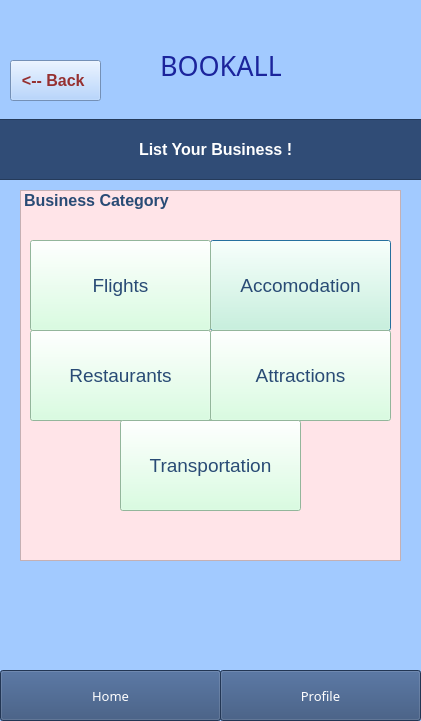
<?xml version="1.0" encoding="UTF-8"?>
<ui version="4.0">
 <class>Dialog</class>
 <widget class="QDialog" name="Dialog">
  <property name="geometry">
   <rect>
    <x>0</x>
    <y>0</y>
    <width>421</width>
    <height>721</height>
   </rect>
  </property>
  <property name="windowTitle">
   <string>Dialog</string>
  </property>
  <property name="styleSheet">
   <string notr="true">background-color: rgb(162, 202, 255);</string>
  </property>
  <widget class="QLabel" name="BOOKALL">
   <property name="geometry">
    <rect>
     <x>160</x>
     <y>40</y>
     <width>121</width>
     <height>51</height>
    </rect>
   </property>
   <property name="font">
    <font>
     <family>Forte</family>
     <pointsize>20</pointsize>
     <weight>50</weight>
     <bold>false</bold>
    </font>
   </property>
   <property name="styleSheet">
    <string notr="true">background-color: rgb(162, 202, 255);
color: rgb(27, 36, 156);

</string>
   </property>
   <property name="text">
    <string>BOOKALL</string>
   </property>
  </widget>
  <widget class="QListWidget" name="listWidget">
   <property name="geometry">
    <rect>
     <x>20</x>
     <y>190</y>
     <width>381</width>
     <height>371</height>
    </rect>
   </property>
   <property name="font">
    <font>
     <pointsize>12</pointsize>
     <weight>75</weight>
     <bold>true</bold>
    </font>
   </property>
   <property name="layoutDirection">
    <enum>Qt::LeftToRight</enum>
   </property>
   <property name="styleSheet">
    <string notr="true">background-color: rgb(255, 228, 232);
color: rgb(41, 75, 117);


</string>
   </property>
   <item>
    <property name="text">
     <string>Business Category</string>
    </property>
   </item>
  </widget>
  <widget class="QPushButton" name="AccomodationButton">
   <property name="geometry">
    <rect>
     <x>210</x>
     <y>240</y>
     <width>181</width>
     <height>91</height>
    </rect>
   </property>
   <property name="font">
    <font>
     <family>MS Shell Dlg 2</family>
     <pointsize>14</pointsize>
     <weight>9</weight>
     <italic>false</italic>
     <bold>false</bold>
    </font>
   </property>
   <property name="layoutDirection">
    <enum>Qt::LeftToRight</enum>
   </property>
   <property name="styleSheet">
    <string notr="true">font: 75 14pt &quot;MS Shell Dlg 2&quot;;
color: rgb(41, 75, 117);
background-color: rgb(206, 255, 217);</string>
   </property>
   <property name="text">
    <string>Accomodation</string>
   </property>
  </widget>
  <widget class="QPushButton" name="AttractionsButton">
   <property name="geometry">
    <rect>
     <x>210</x>
     <y>330</y>
     <width>181</width>
     <height>91</height>
    </rect>
   </property>
   <property name="font">
    <font>
     <family>MS Shell Dlg 2</family>
     <pointsize>14</pointsize>
     <weight>9</weight>
     <italic>false</italic>
     <bold>false</bold>
    </font>
   </property>
   <property name="layoutDirection">
    <enum>Qt::LeftToRight</enum>
   </property>
   <property name="styleSheet">
    <string notr="true">font: 75 14pt &quot;MS Shell Dlg 2&quot;;
color: rgb(41, 75, 117);
background-color: rgb(206, 255, 217);</string>
   </property>
   <property name="text">
    <string>Attractions</string>
   </property>
  </widget>
  <widget class="QPushButton" name="FlightsButton">
   <property name="geometry">
    <rect>
     <x>30</x>
     <y>240</y>
     <width>181</width>
     <height>91</height>
    </rect>
   </property>
   <property name="font">
    <font>
     <family>MS Shell Dlg 2</family>
     <pointsize>14</pointsize>
     <weight>9</weight>
     <italic>false</italic>
     <bold>false</bold>
    </font>
   </property>
   <property name="layoutDirection">
    <enum>Qt::LeftToRight</enum>
   </property>
   <property name="styleSheet">
    <string notr="true">font: 75 14pt &quot;MS Shell Dlg 2&quot;;
color: rgb(41, 75, 117);
background-color: rgb(206, 255, 217);</string>
   </property>
   <property name="text">
    <string>Flights</string>
   </property>
  </widget>
  <widget class="QPushButton" name="ProfileButton">
   <property name="geometry">
    <rect>
     <x>220</x>
     <y>670</y>
     <width>201</width>
     <height>51</height>
    </rect>
   </property>
   <property name="font">
    <font>
     <family>Arial Rounded MT Bold</family>
     <pointsize>10</pointsize>
     <weight>50</weight>
     <bold>false</bold>
    </font>
   </property>
   <property name="styleSheet">
    <string notr="true">background-color: rgb(0, 170, 255);
background-color: rgb(48, 76, 118);
color: rgb(255, 255, 255);</string>
   </property>
   <property name="text">
    <string>Profile</string>
   </property>
   <property name="default">
    <bool>false</bool>
   </property>
   <property name="flat">
    <bool>false</bool>
   </property>
  </widget>
  <widget class="QPushButton" name="HomeButton">
   <property name="geometry">
    <rect>
     <x>0</x>
     <y>670</y>
     <width>221</width>
     <height>51</height>
    </rect>
   </property>
   <property name="font">
    <font>
     <family>Arial Rounded MT Bold</family>
     <pointsize>10</pointsize>
     <weight>50</weight>
     <bold>false</bold>
    </font>
   </property>
   <property name="styleSheet">
    <string notr="true">background-color: rgb(0, 170, 255);
background-color: rgb(48, 76, 118);
color: rgb(255, 255, 255);</string>
   </property>
   <property name="text">
    <string>Home</string>
   </property>
   <property name="default">
    <bool>false</bool>
   </property>
   <property name="flat">
    <bool>false</bool>
   </property>
  </widget>
  <widget class="QPushButton" name="RestaurantsButton">
   <property name="geometry">
    <rect>
     <x>30</x>
     <y>330</y>
     <width>181</width>
     <height>91</height>
    </rect>
   </property>
   <property name="font">
    <font>
     <family>MS Shell Dlg 2</family>
     <pointsize>14</pointsize>
     <weight>9</weight>
     <italic>false</italic>
     <bold>false</bold>
    </font>
   </property>
   <property name="layoutDirection">
    <enum>Qt::LeftToRight</enum>
   </property>
   <property name="styleSheet">
    <string notr="true">font: 75 14pt &quot;MS Shell Dlg 2&quot;;
color: rgb(41, 75, 117);
background-color: rgb(206, 255, 217);</string>
   </property>
   <property name="text">
    <string>Restaurants</string>
   </property>
  </widget>
  <widget class="QPushButton" name="TrasportationButton">
   <property name="geometry">
    <rect>
     <x>120</x>
     <y>420</y>
     <width>181</width>
     <height>91</height>
    </rect>
   </property>
   <property name="font">
    <font>
     <family>MS Shell Dlg 2</family>
     <pointsize>14</pointsize>
     <weight>9</weight>
     <italic>false</italic>
     <bold>false</bold>
    </font>
   </property>
   <property name="layoutDirection">
    <enum>Qt::LeftToRight</enum>
   </property>
   <property name="styleSheet">
    <string notr="true">font: 75 14pt &quot;MS Shell Dlg 2&quot;;
color: rgb(41, 75, 117);
background-color: rgb(206, 255, 217);color: rgb(41, 75, 117);
background-color: rgb(206, 255, 217);</string>
   </property>
   <property name="text">
    <string>Transportation</string>
   </property>
  </widget>
  <widget class="QPushButton" name="BackButton">
   <property name="geometry">
    <rect>
     <x>10</x>
     <y>60</y>
     <width>91</width>
     <height>41</height>
    </rect>
   </property>
   <property name="font">
    <font>
     <pointsize>12</pointsize>
     <weight>75</weight>
     <bold>true</bold>
    </font>
   </property>
   <property name="styleSheet">
    <string notr="true">color: rgb(150, 48, 48);</string>
   </property>
   <property name="text">
    <string>&lt;-- Back </string>
   </property>
  </widget>
  <widget class="QFrame" name="frame">
   <property name="geometry">
    <rect>
     <x>-1</x>
     <y>119</y>
     <width>431</width>
     <height>61</height>
    </rect>
   </property>
   <property name="styleSheet">
    <string notr="true">background-color: rgb(0, 170, 255);
background-color: rgb(48, 76, 118);
color: rgb(255, 255, 255);</string>
   </property>
   <property name="frameShape">
    <enum>QFrame::StyledPanel</enum>
   </property>
   <property name="frameShadow">
    <enum>QFrame::Raised</enum>
   </property>
   <widget class="QLabel" name="label">
    <property name="geometry">
     <rect>
      <x>140</x>
      <y>20</y>
      <width>211</width>
      <height>20</height>
     </rect>
    </property>
    <property name="font">
     <font>
      <pointsize>12</pointsize>
      <weight>75</weight>
      <bold>true</bold>
     </font>
    </property>
    <property name="styleSheet">
     <string notr="true">color: rgb(255, 255, 255);</string>
    </property>
    <property name="text">
     <string>List Your Business ! </string>
    </property>
   </widget>
  </widget>
 </widget>
 <resources/>
 <connections/>
</ui>
